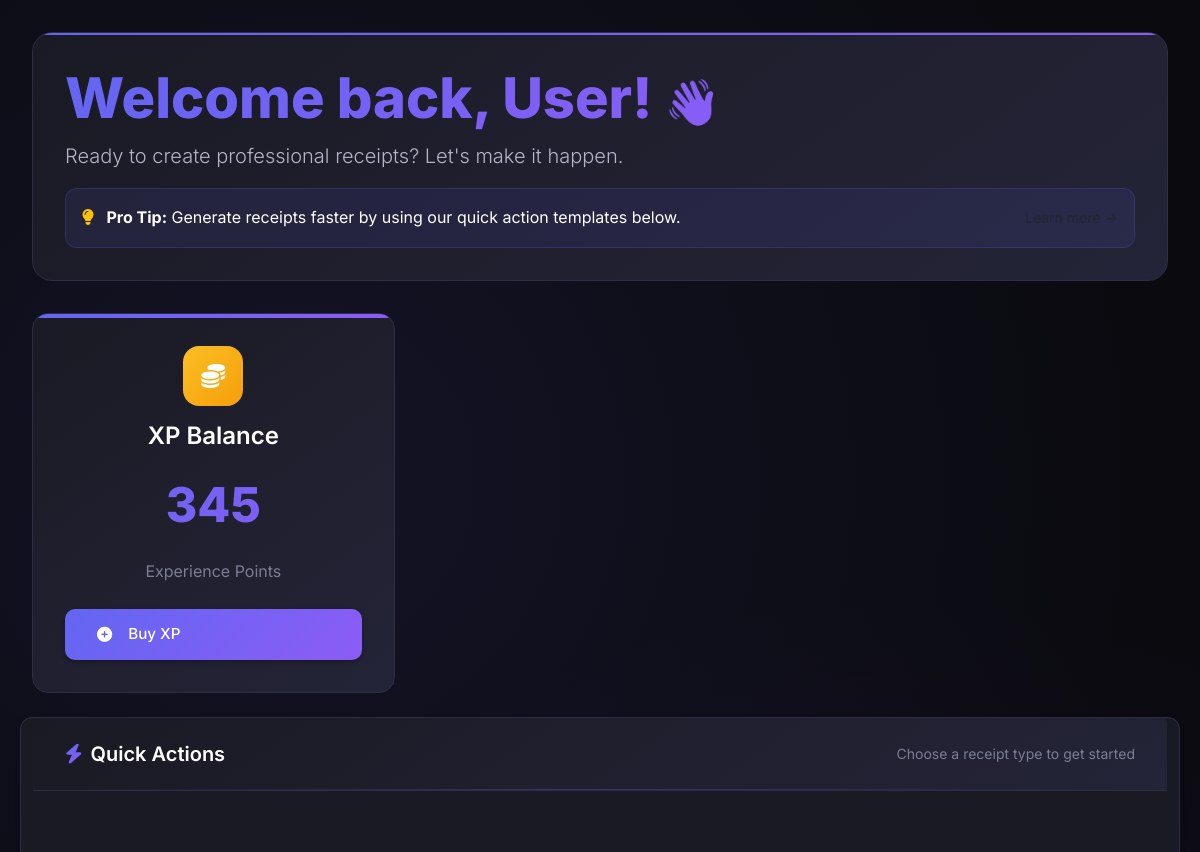
Before: /dashboard/ (signed in, upper part) with the older database file.
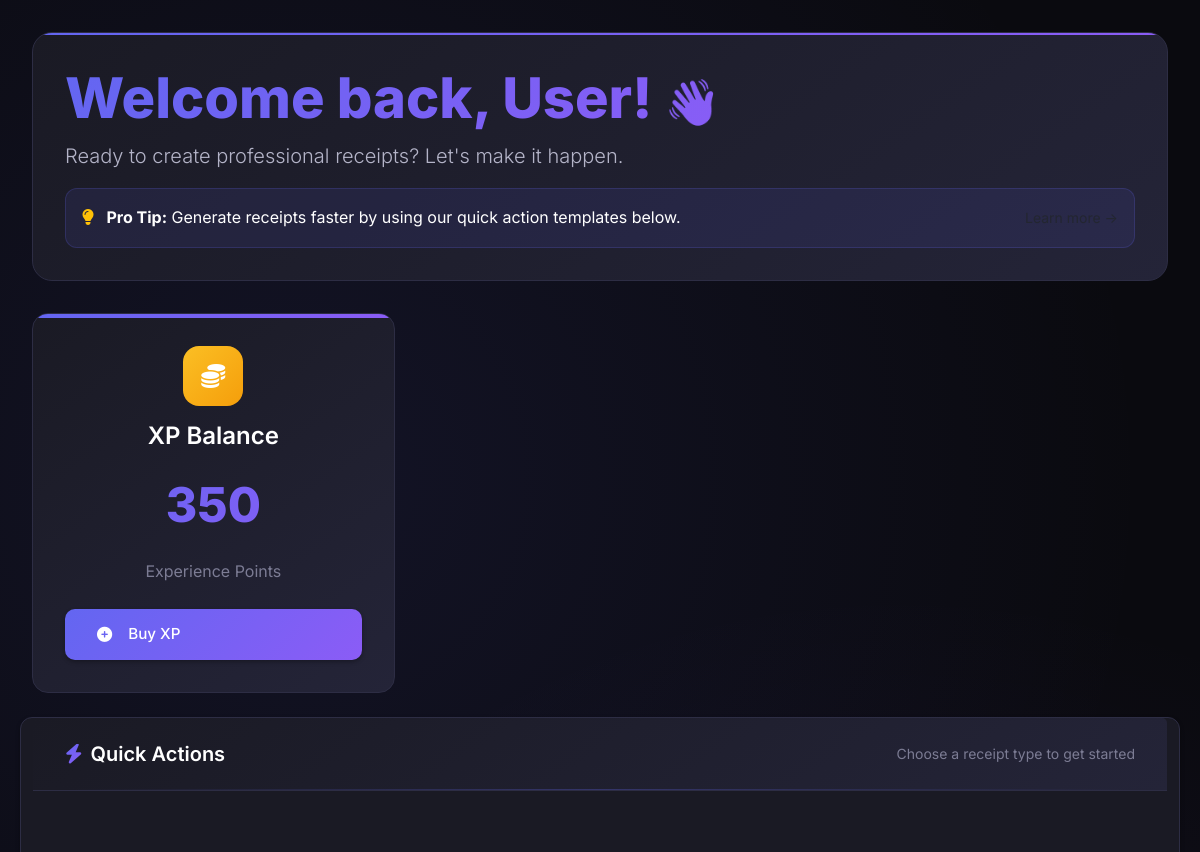
After: the same page with the newer database file.
### users/models.py (models this page shows, shortened)
class UserProfile(models.Model):
    user = models.OneToOneField(User, on_delete=models.CASCADE)
    xp_balance = models.PositiveIntegerField(default=0)

### users/views.py (the view)
# urls.py: path('dashboard/', views.dashboard_view, name='dashboard'),
@login_required
def dashboard_view(request):
    profile = UserProfile.objects.get(user=request.user)
    return render(request, 'users/dashboard.html', {'profile': profile})

### templates/users/dashboard.html (shortened to what this page needs)
{% extends 'base.html' %}
{% block content %}
<div class="dashboard fade-in">
    <div class="welcome-section">
        <div class="row align-items-center">
            <div class="col-md-8">
                <h1 class="dashboard-header display-4 mb-2">
                    Welcome back, {{ request.user.full_name|default:"User" }}!
                    <span style="font-size: 0.8em;">👋</span>
                </h1>
                <p class="lead mb-0" style="color: var(--text-secondary);">
                    Ready to create professional receipts? Let's make it happen.
                </p>
            </div>
        </div>
        <div class="feature-highlight">
            <div class="row align-items-center">
                <div class="col-md-8">
                    <i class="fas fa-lightbulb me-2 text-warning"></i>
                    <strong>Pro Tip:</strong> Generate receipts faster by using our quick action templates below.
                </div>
                <div class="col-md-4 text-md-end">
                    <small class="text-muted">Learn more →</small>
                </div>
            </div>
        </div>
    </div>
    <div class="row g-4 mb-4">
        <div class="col-md-4">
            <div class="stats-card">
                <div class="stats-icon xp">
                    <i class="fas fa-coins"></i>
                </div>
                <h3 style="color: var(--text-primary); margin-bottom: 0.5rem;">XP Balance</h3>                <div class="xp-balance">{{ profile.xp_balance|default:"0" }}</div>
                <p style="color: var(--text-muted); margin-bottom: 1.5rem;">Experience Points</p>
                <a href="{% url 'payments:package_list' %}" class="btn btn-primary w-100">
                    <i class="fas fa-plus-circle me-2"></i>Buy XP
                </a>
            </div>
        </div>
    <div class="card mb-4">
        <div class="card-header">
            <div class="d-flex justify-content-between align-items-center">
                <h3 class="mb-0">
                    <i class="fas fa-zap me-2 icon-gradient"></i>Quick Actions
                </h3>
                <small style="color: var(--text-muted);">Choose a receipt type to get started</small>
            </div>
        </div>
        <div class="card-body">
        </div>
    </div>
</div>
{% endblock %}

### templates/base.html (shortened to what this page needs)
{% load static %}
<!DOCTYPE html>
<html lang="en">
<head>
    <link href="https://cdnjs.cloudflare.com/ajax/libs/font-awesome/6.4.0/css/all.min.css" rel="stylesheet">
    <link href="https://cdn.jsdelivr.net/npm/bootstrap@5.3.2/dist/css/bootstrap.min.css" rel="stylesheet">
    <link rel="stylesheet" href="{% static 'main.css' %}">
    <link rel="stylesheet" href="{% static 'css/home.css' %}">
</head>
<body>
    <div class="main-container">
        {% block content %}{% endblock %}
    </div>
</body>
</html>

### static/main.css (style rules this page uses)
body { font-family: 'Segoe UI', Arial, sans-serif; background: #f8f9fa; color: #222; }
.btn { background: #007bff; color: #fff; border: none; padding: 0.5rem 1.5rem; border-radius: 4px; cursor: pointer; }
.dashboard h1 { margin-bottom: 2rem; }
.card { background: #fff; border-radius: 8px; box-shadow: 0 2px 8px #0001; margin-bottom: 1rem; }
.card-header { padding: 1rem; border-bottom: 1px solid #eee; }
.card-body { padding: 1.5rem; }
.xp-balance { font-size: 2.5rem; color: #28a745; margin-bottom: 1rem; }
.btn-primary { background: #28a745; }
.btn { display: inline-block; font-weight: 500; text-align: center; white-space: nowrap; vertical-align: middle; cursor: pointer; padding: 0.5rem 1rem; font-size: 1rem; line-height: 1.5; border-radius: 0.25rem; transition: color 0.15s ease-in-out, background-color 0.15s ease-in-out; }
.btn-primary { color: #fff; background-color: #007bff; border: 1px solid #0056b3; }

### staticfiles/css/home.css (style rules this page uses)
:root { --primary: #0d6efd; --primary-light: #e7f0ff; --bg-light: #f8f9fa; --text-dark: #212529; --text-muted: #6c757d; --font-main: 'Segoe UI', 'Roboto', sans-serif; }
body { font-family: var(--font-main); font-size: 16px; line-height: 1.6; color: var(--text-dark); background-color: white; margin: 0; padding: 0; }
h1, h2, h3, h4, h5 { font-weight: 600; margin-bottom: 0.75rem; color: var(--text-dark); }
h1 { font-size: 2.5rem; }
h3 { font-size: 1.5rem; }
p { margin-bottom: 1rem; }
.btn { display: inline-block; padding: 0.6rem 1.2rem; font-size: 1rem; text-align: center; cursor: pointer; text-decoration: none; border-radius: 0.3rem; transition: all 0.3s ease-in-out; }

### templates/users/dashboard.html (style rules this page uses)
.dashboard-header { background: var(--gradient-primary); -webkit-background-clip: text; -webkit-text-fill-color: transparent; background-clip: text; font-weight: 800; margin-bottom: 2rem; }
.stats-card { background: var(--gradient-surface); border: 1px solid var(--border-primary); border-radius: 16px; padding: 2rem; text-align: center; position: relative; overflow: hidden; transition: var(--transition-smooth); }
.stats-card::before { content: ''; position: absolute; top: 0; left: 0; right: 0; height: 4px; background: var(--gradient-primary); }
.xp-balance { font-size: 3rem; font-weight: 800; background: var(--gradient-primary); -webkit-background-clip: text; -webkit-text-fill-color: transparent; background-clip: text; margin: 1rem 0; }
.stats-icon { width: 60px; height: 60px; border-radius: 16px; display: flex; align-items: center; justify-content: center; margin: 0 auto 1rem; font-size: 1.5rem; }
.stats-icon.xp { background: linear-gradient(135deg, #fbbf24, #f59e0b); color: white; }
.welcome-section { background: var(--gradient-surface); border-radius: 20px; padding: 2rem; margin-bottom: 2rem; border: 1px solid var(--border-primary); position: relative; overflow: hidden; }
.welcome-section::before { content: ''; position: absolute; top: 0; left: 0; right: 0; height: 2px; background: var(--gradient-primary); }
.feature-highlight { background: rgba(99, 102, 241, 0.1); border: 1px solid rgba(99, 102, 241, 0.2); border-radius: 12px; padding: 1rem; margin-top: 1rem; }

Changed rows visible on the page:
changed UserProfile: xp_balance "345" → "350"
